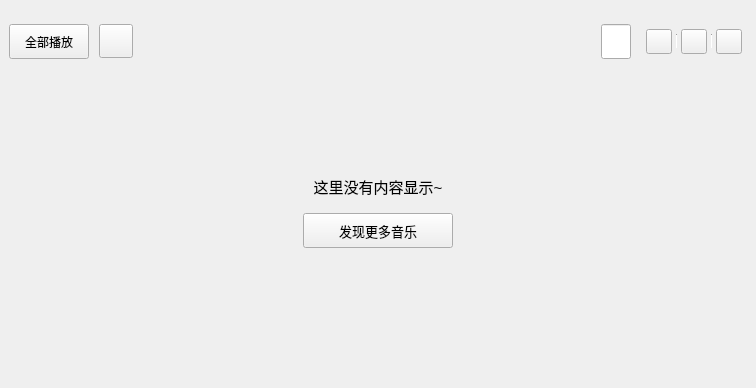
<?xml version="1.0" encoding="UTF-8"?>
<ui version="4.0">
 <class>RecentlySingleSong</class>
 <widget class="QWidget" name="RecentlySingleSong">
  <property name="geometry">
   <rect>
    <x>0</x>
    <y>0</y>
    <width>756</width>
    <height>388</height>
   </rect>
  </property>
  <property name="windowTitle">
   <string>RecentlySingleSong</string>
  </property>
  <layout class="QVBoxLayout" name="verticalLayout_2">
   <property name="spacing">
    <number>10</number>
   </property>
   <property name="leftMargin">
    <number>0</number>
   </property>
   <property name="topMargin">
    <number>15</number>
   </property>
   <property name="rightMargin">
    <number>0</number>
   </property>
   <property name="bottomMargin">
    <number>0</number>
   </property>
   <item>
    <widget class="QWidget" name="operation_widget" native="true">
     <layout class="QHBoxLayout" name="horizontalLayout_9">
      <property name="spacing">
       <number>10</number>
      </property>
      <property name="leftMargin">
       <number>9</number>
      </property>
      <property name="topMargin">
       <number>9</number>
      </property>
      <property name="bottomMargin">
       <number>9</number>
      </property>
      <item>
       <widget class="QToolButton" name="recently_play_toolButton">
        <property name="minimumSize">
         <size>
          <width>80</width>
          <height>35</height>
         </size>
        </property>
        <property name="cursor">
         <cursorShape>PointingHandCursor</cursorShape>
        </property>
        <property name="toolTip">
         <string/>
        </property>
        <property name="text">
         <string>全部播放</string>
        </property>
        <property name="toolButtonStyle">
         <enum>Qt::ToolButtonTextBesideIcon</enum>
        </property>
       </widget>
      </item>
      <item>
       <widget class="QToolButton" name="recently_download_toolButton">
        <property name="minimumSize">
         <size>
          <width>34</width>
          <height>34</height>
         </size>
        </property>
        <property name="maximumSize">
         <size>
          <width>34</width>
          <height>34</height>
         </size>
        </property>
        <property name="cursor">
         <cursorShape>PointingHandCursor</cursorShape>
        </property>
        <property name="toolTip">
         <string/>
        </property>
        <property name="text">
         <string/>
        </property>
        <property name="toolButtonStyle">
         <enum>Qt::ToolButtonIconOnly</enum>
        </property>
       </widget>
      </item>
      <item>
       <spacer name="horizontalSpacer_16">
        <property name="orientation">
         <enum>Qt::Horizontal</enum>
        </property>
        <property name="sizeHint" stdset="0">
         <size>
          <width>40</width>
          <height>20</height>
         </size>
        </property>
       </spacer>
      </item>
      <item>
       <widget class="MySearchLineEdit" name="search_lineEdit">
        <property name="sizePolicy">
         <sizepolicy hsizetype="Fixed" vsizetype="Preferred">
          <horstretch>0</horstretch>
          <verstretch>0</verstretch>
         </sizepolicy>
        </property>
        <property name="minimumSize">
         <size>
          <width>30</width>
          <height>0</height>
         </size>
        </property>
        <property name="maximumSize">
         <size>
          <width>30</width>
          <height>16777215</height>
         </size>
        </property>
        <property name="placeholderText">
         <string/>
        </property>
       </widget>
      </item>
      <item>
       <widget class="QWidget" name="small_widget" native="true">
        <layout class="QHBoxLayout" name="horizontalLayout_14">
         <property name="spacing">
          <number>4</number>
         </property>
         <property name="leftMargin">
          <number>5</number>
         </property>
         <property name="topMargin">
          <number>2</number>
         </property>
         <property name="rightMargin">
          <number>5</number>
         </property>
         <property name="bottomMargin">
          <number>2</number>
         </property>
         <item>
          <widget class="QToolButton" name="recently_share_toolButton">
           <property name="cursor">
            <cursorShape>PointingHandCursor</cursorShape>
           </property>
           <property name="toolTip">
            <string/>
           </property>
           <property name="text">
            <string/>
           </property>
           <property name="iconSize">
            <size>
             <width>18</width>
             <height>18</height>
            </size>
           </property>
          </widget>
         </item>
         <item>
          <widget class="Line" name="line_2">
           <property name="sizePolicy">
            <sizepolicy hsizetype="Fixed" vsizetype="Fixed">
             <horstretch>0</horstretch>
             <verstretch>0</verstretch>
            </sizepolicy>
           </property>
           <property name="minimumSize">
            <size>
             <width>1</width>
             <height>15</height>
            </size>
           </property>
           <property name="maximumSize">
            <size>
             <width>1</width>
             <height>16777215</height>
            </size>
           </property>
           <property name="font">
            <font>
             <family>宋体</family>
            </font>
           </property>
           <property name="lineWidth">
            <number>1</number>
           </property>
           <property name="orientation">
            <enum>Qt::Vertical</enum>
           </property>
          </widget>
         </item>
         <item>
          <widget class="QToolButton" name="recently_sort_toolButton">
           <property name="cursor">
            <cursorShape>PointingHandCursor</cursorShape>
           </property>
           <property name="toolTip">
            <string/>
           </property>
           <property name="text">
            <string/>
           </property>
           <property name="iconSize">
            <size>
             <width>18</width>
             <height>18</height>
            </size>
           </property>
           <property name="checkable">
            <bool>false</bool>
           </property>
          </widget>
         </item>
         <item>
          <widget class="Line" name="line_4">
           <property name="sizePolicy">
            <sizepolicy hsizetype="Fixed" vsizetype="Fixed">
             <horstretch>0</horstretch>
             <verstretch>0</verstretch>
            </sizepolicy>
           </property>
           <property name="minimumSize">
            <size>
             <width>1</width>
             <height>15</height>
            </size>
           </property>
           <property name="maximumSize">
            <size>
             <width>1</width>
             <height>16777215</height>
            </size>
           </property>
           <property name="font">
            <font>
             <family>宋体</family>
            </font>
           </property>
           <property name="orientation">
            <enum>Qt::Vertical</enum>
           </property>
          </widget>
         </item>
         <item>
          <widget class="QToolButton" name="recently_batch_toolButton">
           <property name="cursor">
            <cursorShape>PointingHandCursor</cursorShape>
           </property>
           <property name="toolTip">
            <string/>
           </property>
           <property name="text">
            <string/>
           </property>
           <property name="iconSize">
            <size>
             <width>18</width>
             <height>18</height>
            </size>
           </property>
          </widget>
         </item>
        </layout>
       </widget>
      </item>
     </layout>
    </widget>
   </item>
   <item>
    <widget class="QWidget" name="widget_3" native="true">
     <layout class="QVBoxLayout" name="verticalLayout" stretch="2,1,3">
      <item>
       <spacer name="verticalSpacer_2">
        <property name="orientation">
         <enum>Qt::Vertical</enum>
        </property>
        <property name="sizeHint" stdset="0">
         <size>
          <width>20</width>
          <height>40</height>
         </size>
        </property>
       </spacer>
      </item>
      <item>
       <layout class="QGridLayout" name="gridLayout">
        <property name="verticalSpacing">
         <number>15</number>
        </property>
        <item row="0" column="0">
         <spacer name="horizontalSpacer_8">
          <property name="orientation">
           <enum>Qt::Horizontal</enum>
          </property>
          <property name="sizeHint" stdset="0">
           <size>
            <width>40</width>
            <height>20</height>
           </size>
          </property>
         </spacer>
        </item>
        <item row="0" column="1">
         <widget class="QLabel" name="prompt_label">
          <property name="font">
           <font>
            <pointsize>11</pointsize>
           </font>
          </property>
          <property name="text">
           <string>这里没有内容显示~</string>
          </property>
          <property name="scaledContents">
           <bool>false</bool>
          </property>
          <property name="alignment">
           <set>Qt::AlignBottom|Qt::AlignHCenter</set>
          </property>
         </widget>
        </item>
        <item row="0" column="2">
         <spacer name="horizontalSpacer_9">
          <property name="orientation">
           <enum>Qt::Horizontal</enum>
          </property>
          <property name="sizeHint" stdset="0">
           <size>
            <width>40</width>
            <height>20</height>
           </size>
          </property>
         </spacer>
        </item>
        <item row="1" column="0">
         <spacer name="horizontalSpacer_11">
          <property name="orientation">
           <enum>Qt::Horizontal</enum>
          </property>
          <property name="sizeHint" stdset="0">
           <size>
            <width>40</width>
            <height>20</height>
           </size>
          </property>
         </spacer>
        </item>
        <item row="1" column="1">
         <widget class="QPushButton" name="search_pushButton">
          <property name="minimumSize">
           <size>
            <width>150</width>
            <height>35</height>
           </size>
          </property>
          <property name="maximumSize">
           <size>
            <width>150</width>
            <height>35</height>
           </size>
          </property>
          <property name="font">
           <font>
            <pointsize>10</pointsize>
           </font>
          </property>
          <property name="cursor">
           <cursorShape>PointingHandCursor</cursorShape>
          </property>
          <property name="text">
           <string>发现更多音乐</string>
          </property>
         </widget>
        </item>
        <item row="1" column="2">
         <spacer name="horizontalSpacer_10">
          <property name="orientation">
           <enum>Qt::Horizontal</enum>
          </property>
          <property name="sizeHint" stdset="0">
           <size>
            <width>40</width>
            <height>20</height>
           </size>
          </property>
         </spacer>
        </item>
       </layout>
      </item>
      <item>
       <spacer name="verticalSpacer">
        <property name="orientation">
         <enum>Qt::Vertical</enum>
        </property>
        <property name="sizeHint" stdset="0">
         <size>
          <width>20</width>
          <height>40</height>
         </size>
        </property>
       </spacer>
      </item>
     </layout>
    </widget>
   </item>
  </layout>
 </widget>
 <customwidgets>
  <customwidget>
   <class>MySearchLineEdit</class>
   <extends>QLineEdit</extends>
   <header>MySearchLineEdit.h</header>
  </customwidget>
 </customwidgets>
 <resources/>
 <connections/>
</ui>
